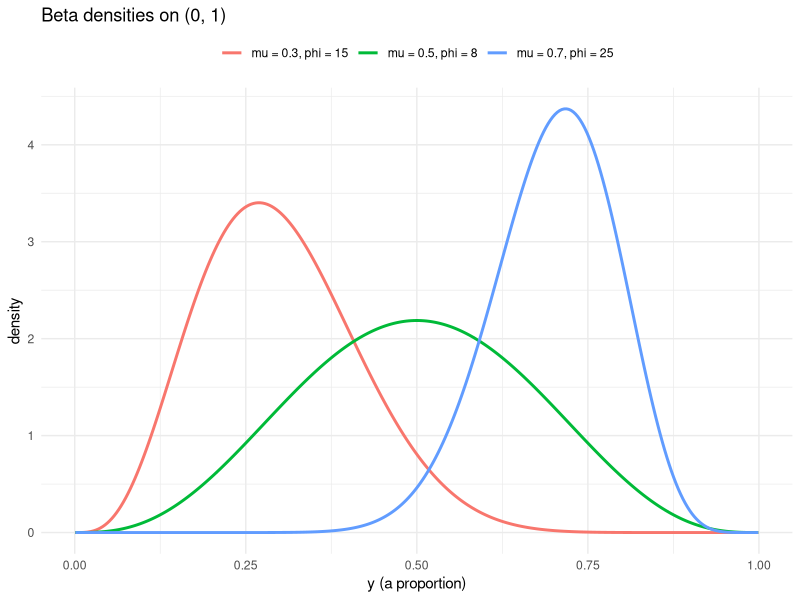

Recreate this plot in R.
## ---- chunk 1
#| fig-cap: "The beta distribution takes many shapes on (0,1) — here for three (mean, precision) pairs — but never strays outside the boundaries, unlike a Gaussian."
#| fig-width: 7
#| fig-height: 3.2
library(ggplot2)

shapes <- list("mu = 0.3, phi = 15" = c(0.3, 15),
               "mu = 0.5, phi = 8"  = c(0.5, 8),
               "mu = 0.7, phi = 25" = c(0.7, 25))
grid <- do.call(rbind, lapply(names(shapes), function(nm) {
  p <- shapes[[nm]]
  x <- seq(0.001, 0.999, length.out = 300)
  data.frame(x = x, density = dbeta(x, p[1] * p[2], (1 - p[1]) * p[2]), shape = nm)
}))

ggplot(grid, aes(x, density, colour = shape)) +
  geom_line(linewidth = 1) +
  labs(x = "y (a proportion)", y = "density", colour = NULL,
       title = "Beta densities on (0, 1)") +
  theme_minimal() +
  theme(legend.position = "top")
## ---- chunk 2
set.seed(2024)
n  <- 300
x1 <- runif(n, -2, 2)
x2 <- rbinom(n, 1, 0.5)
X  <- cbind(1, x1, x2)

beta_true <- c(0.4, 0.8, -0.5)                 # intercept, x1, x2
phi_true  <- 15                                # precision
mu <- plogis(X %*% beta_true)                  # the logit link
y  <- rbeta(n, mu * phi_true, (1 - mu) * phi_true)
## ---- chunk 3
neg_loglik <- function(par) {
  beta <- par[1:3]
  phi  <- exp(par[4])                          # keep precision positive
  mu   <- plogis(X %*% beta)
  -sum(dbeta(y, mu * phi, (1 - mu) * phi, log = TRUE))
}

fit <- optim(c(0, 0, 0, 0), neg_loglik, method = "BFGS", hessian = TRUE)
se  <- sqrt(diag(solve(fit$hessian)))          # SEs from the Hessian, as on the likelihood page

data.frame(
  parameter = c("(Intercept)", "x1", "x2"),
  true      = beta_true,
  estimate  = round(fit$par[1:3], 3),
  std_error = round(se[1:3], 3)
)
## ---- chunk 4
c(true = phi_true, estimate = round(exp(fit$par[4]), 2))
